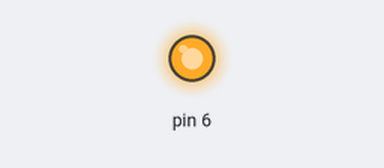
Simulated run of this sketch. Board: Arduino Uno, built with avr-gcc and run on an emulated ATmega328P. Shown: output pins drawn as LEDs (lit = HIGH).

Above: at 0.1 s.
Timing chart, 0 to 1.6 s (numbered marks = the images above):
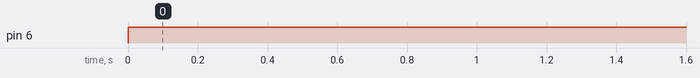

The sketch:

Analog-Functions.ino
```cpp
//Analog Read
/*void setup()
{
Serial.begin(9600);
}

void loop() {
  int val = analogRead(A0);
   Serial.println(val);
   delay(1000);
} */
//Analog Write
void setup()
{

}
void loop()
{
  analogWrite(6, 255);
}
```

Measured:
- by itself, pin 6: LOW → HIGH at 0.00 s
